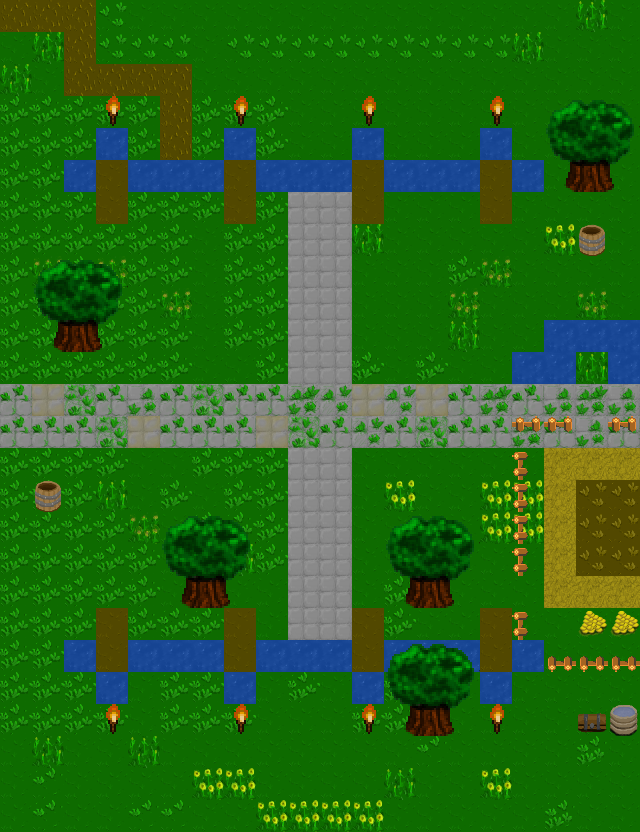

Tiled map render using the project's own tile images. Description and the whole map definition, tile-layer contents included, below:
An orthogonal 20x26 tile map with 32x32 px tiles, 3 tile layers (navigation, background, items), 5 tilesets and 8 objects (4x ENEMY_START, 4x PLAYER_START).

<map version="1.2" tiledversion="1.3.1" orientation="orthogonal" renderorder="right-down" compressionlevel="0" width="20" height="26" tilewidth="32" tileheight="32" infinite="0" nextlayerid="10" nextobjectid="14">
 <tileset firstgid="1" source="tilesets/outdoor 32x32 rpg.tsx" />
 <tileset firstgid="50" source="tilesets/32x32 outdoor rpg.tsx" />
 <tileset firstgid="114" source="32x32 rpg elements.tsx" />
 <tileset firstgid="194" source="tilesets/outdoor 16 to 32.tsx" />
 <tileset firstgid="214" source="tilesets/ADOM-bg.tsx" />
 <layer id="7" name="navigation" width="20" height="26">
  <data encoding="csv">
0,0,0,0,0,0,0,0,0,0,0,0,0,0,0,0,0,0,0,0,
0,0,0,0,0,0,0,0,0,0,0,0,0,0,0,0,0,0,0,0,
0,0,0,0,0,0,0,0,0,0,0,0,0,0,0,0,0,0,0,0,
82,82,82,82,82,82,82,82,82,82,82,82,82,82,82,82,82,82,82,82,
82,82,82,83,82,82,82,83,82,82,82,83,82,82,82,83,82,82,82,82,
82,82,83,82,83,83,83,82,83,83,83,82,83,83,83,82,83,82,83,82,
82,82,82,82,82,82,82,82,82,82,82,82,82,82,82,82,82,82,82,82,
82,82,82,82,82,82,82,82,82,82,82,82,82,82,82,82,82,82,83,82,
82,82,82,82,82,82,82,82,82,82,82,82,82,82,82,82,82,82,82,82,
82,82,82,82,82,82,82,82,82,82,82,82,82,82,82,82,82,82,82,82,
82,82,83,82,82,82,82,82,82,82,82,82,82,82,82,82,82,82,82,82,
82,82,82,82,82,82,82,82,82,82,82,82,82,82,82,82,82,82,82,82,
82,82,82,82,82,82,82,82,82,82,82,82,82,82,82,82,82,82,82,82,
82,82,82,82,82,82,82,82,82,82,82,82,82,82,82,82,83,83,82,83,
82,82,82,82,82,82,82,82,82,82,82,82,82,82,82,82,83,82,82,82,
82,83,82,82,82,82,82,82,82,82,82,82,82,82,82,82,83,82,82,82,
82,82,82,82,82,82,82,82,82,82,82,82,82,82,82,82,83,82,82,82,
82,82,82,82,82,82,82,82,82,82,82,82,82,82,82,82,83,82,82,82,
82,82,82,82,82,82,83,82,82,82,82,82,82,83,82,82,82,82,82,82,
82,82,82,82,82,82,82,82,82,82,82,82,82,82,82,82,83,82,83,83,
82,82,83,82,83,83,83,82,83,83,83,82,83,83,83,82,83,83,83,83,
82,82,82,83,82,82,82,83,82,82,82,83,82,82,82,83,82,82,82,82,
82,82,82,82,82,82,82,82,82,82,82,82,82,83,82,82,82,82,83,83,
83,83,83,83,83,83,83,83,83,83,83,83,83,83,83,83,83,83,83,83,
83,83,83,83,83,83,83,83,83,83,83,83,83,83,83,83,83,83,83,83,
83,83,83,83,83,83,83,83,83,83,83,83,83,83,83,83,83,83,83,83
</data>
 </layer>
 <layer id="8" name="background" width="20" height="26">
  <data encoding="csv">
99,99,99,67,69,69,69,69,69,69,69,69,69,69,69,69,69,69,110,69,
69,110,99,67,67,67,69,67,67,67,67,67,67,67,67,67,110,69,69,69,
110,69,99,99,99,99,69,69,69,69,69,69,69,69,69,69,69,69,69,69,
19,19,19,19,19,99,19,19,19,69,69,69,69,69,69,69,69,69,69,69,
19,19,19,93,19,99,19,93,19,69,69,93,69,69,69,93,69,69,69,69,
19,19,93,98,93,93,93,98,93,93,93,98,93,93,93,98,93,69,69,69,
19,19,19,98,19,19,19,98,19,50,50,98,69,69,69,98,69,69,69,69,
19,19,19,19,19,19,69,19,19,50,50,110,69,69,69,69,69,111,69,69,
19,112,19,112,19,19,69,19,19,50,50,69,69,69,19,112,69,69,69,69,
19,19,19,19,19,112,69,19,19,50,50,69,69,69,112,69,69,69,112,69,
19,19,19,19,19,19,69,19,19,50,50,69,69,69,110,69,69,93,93,93,
19,19,19,19,19,19,69,69,19,50,50,19,69,19,69,69,93,93,110,93,
52,51,61,52,54,52,61,52,52,62,53,51,53,51,52,62,52,54,62,54,
52,52,52,61,51,52,52,52,51,61,52,53,52,61,52,52,62,52,54,52,
19,19,19,19,69,69,19,19,19,50,50,69,69,69,69,69,69,75,75,75,
19,19,19,110,69,19,69,19,19,50,50,69,111,69,69,111,111,75,101,101,
19,19,19,19,112,69,19,19,19,50,50,69,69,69,69,111,111,75,101,101,
19,19,19,19,19,69,19,110,19,50,50,69,69,69,69,69,69,75,101,101,
19,19,19,19,19,69,19,69,69,50,50,69,19,69,69,69,69,75,75,75,
19,19,19,98,19,19,19,98,69,50,50,98,19,69,69,98,69,69,69,69,
19,19,93,98,93,93,93,98,93,93,93,98,93,93,93,98,93,69,69,69,
19,19,19,93,69,19,19,93,69,19,69,93,19,69,69,93,69,69,69,69,
19,19,19,19,69,19,19,19,69,69,69,19,19,69,69,69,69,69,69,69,
69,110,69,69,110,69,69,69,69,69,69,69,69,68,69,69,69,69,66,69,
69,68,69,69,69,69,111,111,69,69,69,69,110,69,69,111,69,69,69,69,
69,68,69,69,68,68,69,69,111,111,111,111,69,69,69,69,69,66,69,69
</data>
 </layer>
 <layer id="9" name="items" width="20" height="26">
  <data encoding="csv">
0,0,0,0,0,0,0,0,0,0,0,0,0,0,0,0,0,0,0,0,
0,0,0,0,0,0,0,0,0,0,0,0,0,0,0,0,0,0,0,0,
0,0,0,0,0,0,0,0,0,0,0,0,0,0,0,0,0,0,0,0,
0,0,0,145,0,0,0,145,0,0,0,145,0,0,0,145,0,162,163,164,
0,0,0,0,0,0,0,0,0,0,0,0,0,0,0,0,0,170,171,172,
0,0,0,0,0,0,0,0,0,0,0,0,0,0,0,0,0,178,179,180,
0,0,0,0,0,0,0,0,0,0,0,0,0,0,0,0,0,0,0,0,
0,0,0,0,0,0,0,0,0,0,0,0,0,0,0,0,0,0,1,0,
0,162,163,164,0,0,0,0,0,0,0,0,0,0,0,0,0,0,0,0,
0,170,171,172,0,0,0,0,0,0,0,0,0,0,0,0,0,0,0,0,
0,178,179,180,0,0,0,0,0,0,0,0,0,0,0,0,0,0,0,0,
0,0,0,0,0,0,0,0,0,0,0,0,0,0,0,0,0,0,0,0,
0,0,0,0,0,0,0,0,0,0,0,0,0,0,0,0,0,0,0,0,
0,0,0,0,0,0,0,0,0,0,0,0,0,0,0,0,213,213,0,213,
0,0,0,0,0,0,0,0,0,0,0,0,0,0,0,0,1610612949,0,0,0,
0,1,0,0,0,0,0,0,0,0,0,0,0,0,0,0,1610612949,0,0,0,
0,0,0,0,0,162,163,164,0,0,0,0,162,163,164,0,1610612949,0,0,0,
0,0,0,0,0,170,171,172,0,0,0,0,170,171,172,0,1610612949,0,0,0,
0,0,0,0,0,178,179,180,0,0,0,0,178,179,180,0,0,0,0,0,
0,0,0,0,0,0,0,0,0,0,0,0,0,0,0,0,1610612949,0,3,3,
0,0,0,0,0,0,0,0,0,0,0,0,162,163,164,0,0,3221225685,3221225685,3221225685,
0,0,0,0,0,0,0,0,0,0,0,0,170,171,172,0,0,0,0,0,
0,0,0,145,0,0,0,145,0,0,0,145,178,179,180,145,0,0,2,46,
0,0,0,0,0,0,0,0,0,0,0,0,0,0,0,0,0,0,0,0,
0,0,0,0,0,0,0,0,0,0,0,0,0,0,0,0,0,0,0,0,
0,0,0,0,0,0,0,0,0,0,0,0,0,0,0,0,0,0,0,0
</data>
 </layer>
 <objectgroup id="4" name="Spawn points">
  <object id="6" name="ENEMY_START" x="96" y="640" width="32" height="32" />
  <object id="7" name="ENEMY_START" x="224" y="640" width="32" height="32" />
  <object id="8" name="PLAYER_START" x="480" y="160" width="32" height="32" />
  <object id="9" name="ENEMY_START" x="352" y="640" width="32" height="32" />
  <object id="10" name="ENEMY_START" x="480" y="640" width="32" height="32" />
  <object id="11" name="PLAYER_START" x="352" y="160" width="32" height="32" />
  <object id="12" name="PLAYER_START" x="96" y="160" width="32" height="32" />
  <object id="13" name="PLAYER_START" x="224" y="160" width="32" height="32" />
 </objectgroup>
</map>
